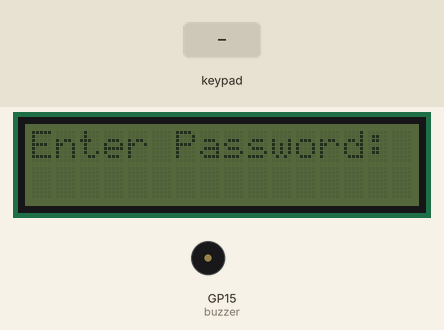
This program was run on a simulated Raspberry Pi Pico running MicroPython. Parts: 16×2 character LCD, buzzer (waves = sounding). The test bench sets the inputs (shaded band).

Above: at 1.2 s.
1.3 s: keypad keys 1 2 3 4 5 6 pressed 0.4 s apart
At 3.9 s:
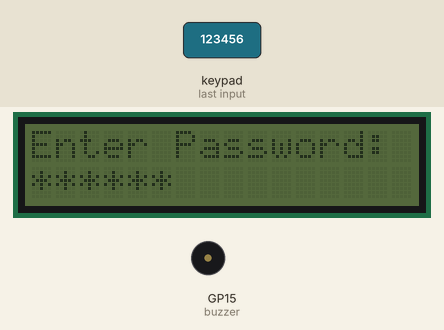
At 5.1 s:
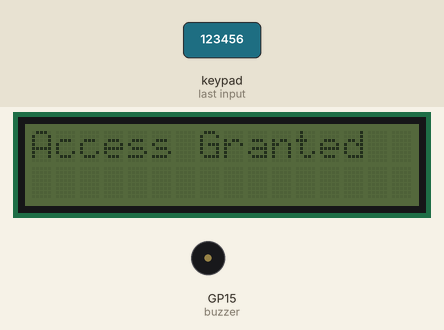
Timing chart, 0 to 6.6 s (numbered marks = the images above; inputs shaded):
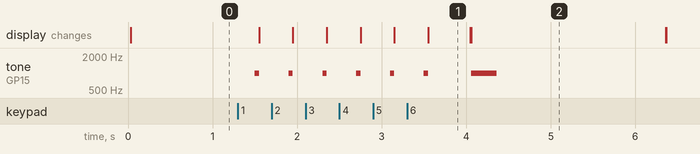

Measured:
- after the input at 1.3 s, tone on GP15 (buzzer): goes 5 × (1000 Hz 0.05 s, silent 0.35 s), 1000 Hz 0.05 s, silent 0.51 s, 1000 Hz 0.30 s, then silent, starting after 0.20 s; the display: first changes after 0.25 s (image 1 shows a later state)
- what the display in image 1 shows lasts 0.5 s, from 3.6 s to 4.1 s

The program:

home_alarm_system.py
```python
from machine import Pin, I2C
import utime

# ================= LCD DRIVER =================
class I2cLcd:
    def __init__(self, i2c, addr, rows, cols):
        self.i2c = i2c
        self.addr = addr
        self.rows = rows
        self.cols = cols

        utime.sleep_ms(20)
        self._write_cmd(0x33)
        self._write_cmd(0x32)
        self._write_cmd(0x28)
        self._write_cmd(0x0C)
        self._write_cmd(0x06)
        self.clear()

    def _write_cmd(self, cmd):
        self._write4(cmd & 0xF0)
        self._write4((cmd << 4) & 0xF0)

    def _write_data(self, data):
        self._write4(data & 0xF0, True)
        self._write4((data << 4) & 0xF0, True)

    def _write4(self, data, char_mode=False):
        control = 0x01 if char_mode else 0x00
        self.i2c.writeto(self.addr, bytes([data | control | 0x04]))
        self.i2c.writeto(self.addr, bytes([data | control]))

    def clear(self):
        self._write_cmd(0x01)
        utime.sleep_ms(2)

    def move_to(self, col, row):
        addr = col + (0x40 if row else 0x00)
        self._write_cmd(0x80 | addr)

    def putstr(self, string):
        for char in string:
            self._write_data(ord(char))

# ================= HARDWARE SETUP =================
# LCD I2C (GP0 SDA, GP1 SCL)
i2c = I2C(0, scl=Pin(1), sda=Pin(0), freq=400000)
lcd = I2cLcd(i2c, 0x27, 2, 16)

# Buzzer (GP15)
from machine import PWM

buzzer = PWM(Pin(15))
buzzer.duty_u16(0)  # Start silent

# Keypad Pins
rows = [Pin(2, Pin.OUT), Pin(3, Pin.OUT), Pin(4, Pin.OUT), Pin(5, Pin.OUT)]
cols = [
    Pin(6, Pin.IN, Pin.PULL_DOWN),
    Pin(7, Pin.IN, Pin.PULL_DOWN),
    Pin(8, Pin.IN, Pin.PULL_DOWN),
    Pin(9, Pin.IN, Pin.PULL_DOWN)
]

keys = [
    ["1","2","3","A"],
    ["4","5","6","B"],
    ["7","8","9","C"],
    ["*","0","#","D"]
]

PASSWORD = "123456"
entered = ""

# ================= FUNCTIONS =================
def beep(duration=0.1, freq=1000):
    buzzer.freq(freq)
    buzzer.duty_u16(30000)  # Volume
    utime.sleep(duration)
    buzzer.duty_u16(0)

def wrong_alarm():
    for _ in range(5):
        buzzer.freq(800)
        buzzer.duty_u16(40000)
        utime.sleep(0.15)
        buzzer.duty_u16(0)
        utime.sleep(0.1)

def read_key():
    for i, row in enumerate(rows):
        row.high()
        for j, col in enumerate(cols):
            if col.value():
                utime.sleep(0.2)  # debounce
                row.low()
                return keys[i][j]
        row.low()
    return None

# ================= MAIN PROGRAM =================
lcd.putstr("Enter Password:")
lcd.move_to(0, 1)

while True:
    key = read_key()
    if key:
        beep(0.05)
        entered += key
        lcd.putstr("*")

        if len(entered) == len(PASSWORD):
            utime.sleep(0.5)
            lcd.clear()

            if entered == PASSWORD:
                lcd.putstr("Access Granted")
                beep(0.3)
            else:
                lcd.putstr("Wrong Password")
                wrong_alarm()

            utime.sleep(2)
            lcd.clear()
            lcd.putstr("Enter Password:")
            lcd.move_to(0, 1)
            entered = ""


# SECOND FILE IN WOKWI HOME ALARM SYSTEM
{
  "version": 1,
  "author": "sir lance",
  "editor": "wokwi",
  "parts": [
    {
      "type": "wokwi-pi-pico",
      "id": "pico",
      "top": 0,
      "left": 0,
      "attrs": { "env": "micropython-20241129-v1.24.1" }
    },
    {
      "type": "wokwi-membrane-keypad",
      "id": "keypad1",
      "top": -107.6,
      "left": -455.2,
      "attrs": {}
    },
    {
      "type": "wokwi-lcd1602",
      "id": "lcd1",
      "top": -176,
      "left": 82.4,
      "attrs": { "pins": "i2c" }
    },
    {
      "type": "wokwi-buzzer",
      "id": "bz1",
      "top": 21.6,
      "left": 251.4,
      "attrs": { "volume": "0.1" }
    }
  ],
  "connections": [
    [ "pico:GP2", "keypad1:R1", "green", [ "h-111.6", "v169.65", "h-249.6" ] ],
    [ "keypad1:R2", "pico:GP3", "green", [ "v-9.6", "h230", "v-169.65" ] ],
    [ "keypad1:R3", "pico:GP4", "green", [ "v19.2", "h239.7", "v-188.85" ] ],
    [ "keypad1:C1", "pico:GP6", "green", [ "v57.6", "h239.9", "v-198.45" ] ],
    [ "keypad1:C2", "pico:GP7", "green", [ "v48", "h268.8", "v-179.25" ] ],
    [ "keypad1:C3", "pico:GP8", "green", [ "v28.8", "h249.45", "v-150.45" ] ],
    [ "keypad1:C4", "pico:GP9", "green", [ "v38.4", "h258.9", "v-150.45" ] ],
    [ "pico:GND.4", "bz1:1", "black", [ "h0" ] ],
    [ "lcd1:GND", "pico:GND.8", "black", [ "h0" ] ],
    [ "lcd1:VCC", "pico:VBUS", "red", [ "h0" ] ],
    [ "lcd1:SDA", "pico:GP0", "black", [ "h-105.6", "v137.75" ] ],
    [ "lcd1:SCL", "pico:GP1", "green", [ "h-124.8", "v137.85" ] ],
    [ "keypad1:R4", "pico:GP5", "green", [ "h268.6", "v-160.05" ] ],
    [ "pico:GP15", "bz1:2", "red", [ "h0" ] ]
  ],
  "dependencies": {}
}
```
